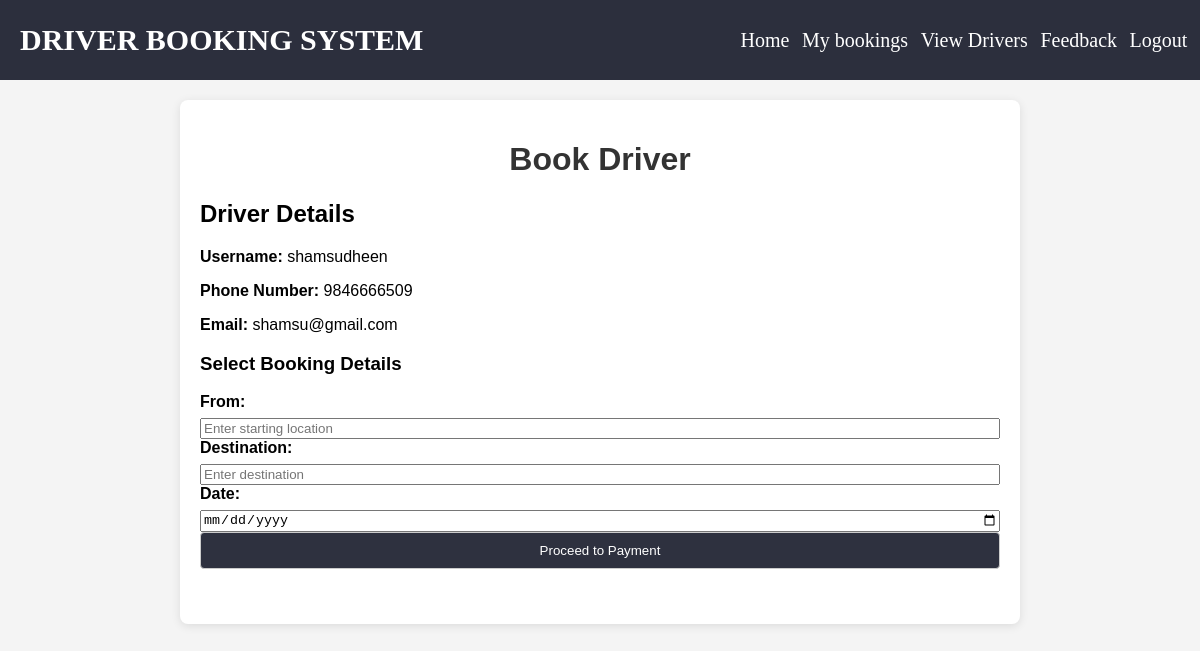
The app's page /book_driver.php?driver_id=1 with its own data.
### tables this page shows
CREATE TABLE `drivers` (
  `username` varchar(25) NOT NULL,
  `phno` varchar(12) NOT NULL,
  `email` varchar(25) NOT NULL,
  `pwd` varchar(15) NOT NULL,
  `user_type` varchar(25) NOT NULL,
  `driver_id` int(10) NOT NULL,
  `district` varchar(55) NOT NULL
);

### book_driver.php (the view, shortened to what this page needs)
<?php
$conn = mysqli_connect("localhost", "root", "", "driver_booking_system");
$driver_id = $_GET['driver_id'] ?? null;
$driver_info = null;
if ($driver_id) {
    $driver_sql = "SELECT * FROM drivers WHERE driver_id = '$driver_id'";
    $driver_result = mysqli_query($conn, $driver_sql);
    if ($driver_result && mysqli_num_rows($driver_result) > 0) {
        $driver_info = mysqli_fetch_assoc($driver_result);
    }
}
?>
<!DOCTYPE html>
<html>
<head>
    <link rel="stylesheet" href="viewdriver.css">
</head>
<body>
<nav class="nanbar">
    <div class="navbar">
        <h2 class="hdng">DRIVER BOOKING SYSTEM</h2>
        <div class="link">
            <a href="userdashboard.html">Home</a>
            <a href="">My bookings</a>
            <a href="view_drivers.php">View Drivers</a>
            <a href="feedback.php">Feedback</a>
            <a href="">Logout</a>
        </div>
    </div>
</nav>
<div class="container">
    <h1>Book Driver</h1>
    <?php if ($driver_info): ?>
        <h2>Driver Details</h2>
        <p><strong>Username:</strong> <?php echo htmlspecialchars($driver_info['username']); ?></p>
        <p><strong>Phone Number:</strong> <?php echo htmlspecialchars($driver_info['phno']); ?></p>
        <p><strong>Email:</strong> <?php echo htmlspecialchars($driver_info['email']); ?></p>
        <h3>Select Booking Details</h3>
        <form class="input"   action="" method="POST">
            <label for="from_place">From:</label>
            <input type="text" name="from_place" required placeholder="Enter starting location">
            <label for="destination">Destination:</label>
            <input type="text" name="destination" required placeholder="Enter destination">
            <label for="booking_date">Date:</label>
            <input type="date" name="booking_date" required
                   min="<?php echo date('Y-m-d'); ?>"
                   max="<?php echo date('Y-m-d', strtotime('+1 year')); ?>">
            <input type="submit" value="Proceed to Payment">
        </form>
    <?php else: ?>
        <p>Driver not found.</p>
    <?php endif; ?>
</div>
</body>
</html>

### viewdriver.css (style rules this page uses)
body { font-family: Arial, sans-serif; margin: 0; padding: 0; background-color: #f4f4f4; }
.nanbar { width: 100%; height: 80px; background-color:rgba(1, 4, 21, 0.821); display: flex; justify-content: center; align-items: center; }
.navbar { width: 100%; height: 80px; display: flex; justify-content: space-between; align-items: center; padding-left: 20px; }
.hdng { font-size: 30px; color: white; font-family: 'Times New Roman', Times, serif; }
.link { width: 40%; height: 80px; display: flex; justify-content: space-evenly; align-items: center; padding-left: 60px; }
.link a { text-decoration: none; font-family: bold; color: rgb(255, 255, 255); font-size: 20px; }
.container { max-width: 800px; margin: 20px auto; padding: 20px; background-color: #fff; border-radius: 8px; box-shadow: 0 2px 10px rgba(0, 0, 0, 0.1); }
h1 { text-align: center; color: #333; }
form { display: flex; flex-direction: column; margin-bottom: 20px; }
form label { height: 20px; margin-bottom: 5px; font-weight: bold; }
form select, form input[type="submit"] { padding: 10px; margin-bottom: 15px; border: 1px solid #ccc; border-radius: 4px; }
form input[type="submit"] { background-color: rgba(1, 4, 21, 0.821); color: white; cursor: pointer; }

### records on screen
drivers: username "shamsudheen", phno "9846666509", email "shamsu@gmail.com"
